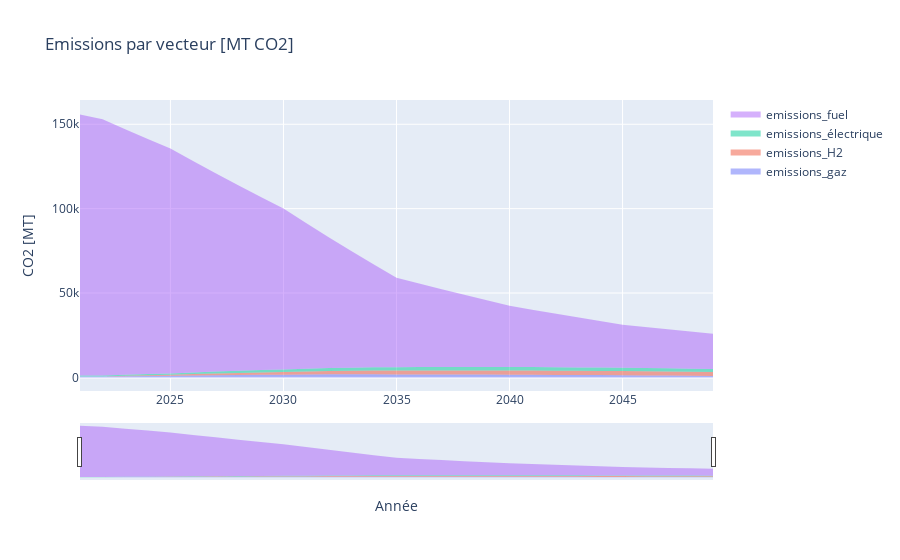

Notebook code for this chart:
### Code cell
y_df = sim_stock_df.groupby(["year"])[[ 'emissions_'+Vecteur for Vecteur in sim_param["Vecteurs"]]].sum().loc[[year for year in sim_param["years"][1:]],:]
fig = MyStackedPlotly(y_df=y_df)
fig=fig.update_layout(title_text="Emissions par vecteur [MT CO2]", xaxis_title="Année",yaxis_title="CO2 [MT]")
#plotly.offline.plot(fig, filename=Graphic_folder+'file.html') ## offline
fig.show()
